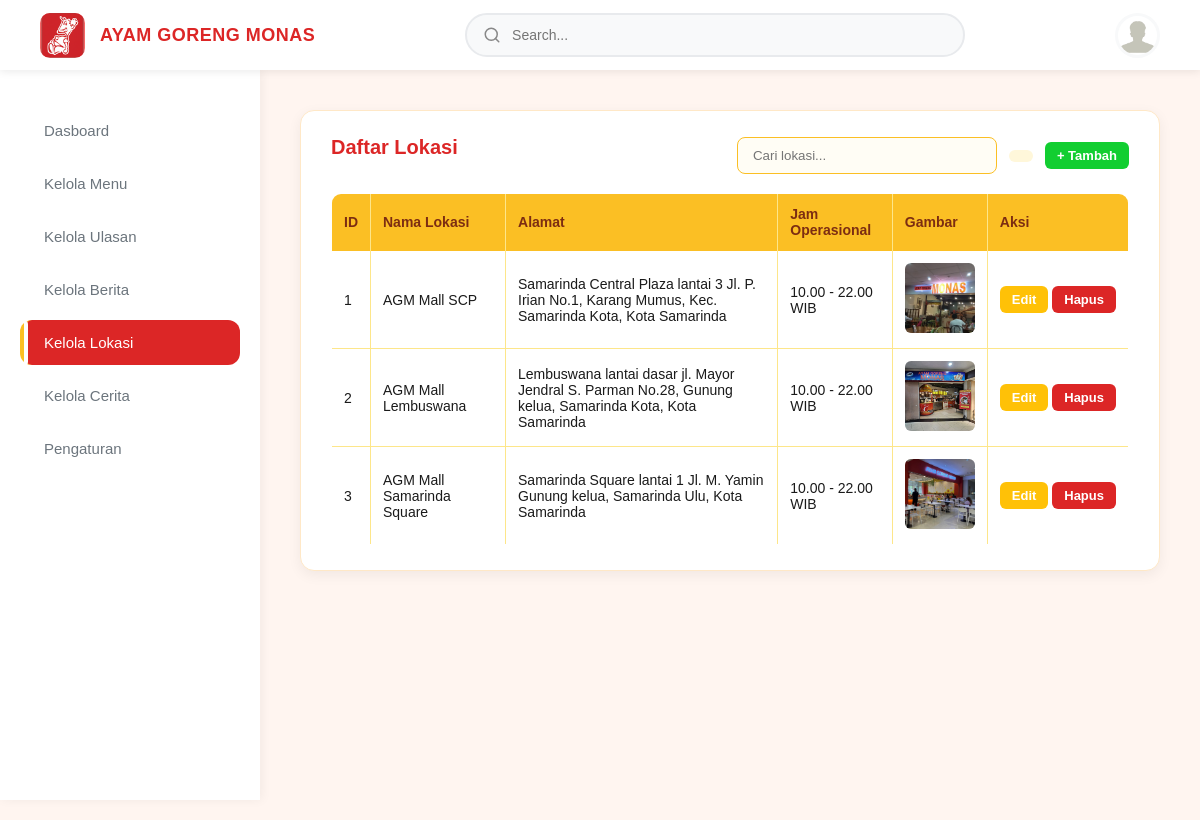
/Admin/lokasi/manage_lokasi.php, run on the app's committed database.
### tables this page shows
CREATE TABLE `lokasi` (
  `id` int NOT NULL,
  `nama` varchar(255) NOT NULL,
  `alamat` text NOT NULL,
  `jam` varchar(50) NOT NULL,
  `gambar` varchar(255) NOT NULL
);

### Admin/lokasi/manage_lokasi.php (the view, shortened to what this page needs)
<?php
include "../../conn.php";
?>
<!DOCTYPE html>
<html lang="en">
  <head>
    <link rel="stylesheet" href="../style_admin/manage_menu.css" />
  </head>
  <body>
    <?php
    include "../layout/header_admin.php";
    include "../layout/sidebar_admin.php";
    ?>
    <section class="main-content">
      <div class="table-section">
        <div class="table-header">
          <h2>Daftar Lokasi</h2>
          <div class="table-tools">
            <input type="text" placeholder="Cari lokasi..." class="search-menu">
            <button class="filter-btn">
            </button>
            <a href="tambah_lokasi.php">
              <button class="add-btn">+ Tambah</button>
            </a>
          </div>
        </div>
        <table border="1" cellpadding="8">
          <tr>
            <th>ID</th>
            <th>Nama Lokasi</th>
            <th>Alamat</th>
            <th>Jam Operasional</th>
            <th>Gambar</th>
            <th>Aksi</th>
          </tr>
          <?php
          $result = mysqli_query($conn, "SELECT * FROM lokasi");
          while ($row = mysqli_fetch_assoc($result)) {
            $namaLokasi = htmlspecialchars($row['nama'], ENT_QUOTES);
            $gambar = "-";
            if (!empty($row['gambar'])) {
              $gambar = "<img class='menu-img' src='../../Source/{$row['gambar']}'>";
            }
            echo "<tr>";
            echo "<td>{$row['id']}</td>";
            echo "<td>{$row['nama']}</td>";
            echo "<td>{$row['alamat']}</td>";
            echo "<td>{$row['jam']}</td>";
            echo "<td>$gambar</td>";
            echo "<td style='white-space: nowrap;'>
                    <a href='edit_lokasi.php?id={$row['id']}' style='display: inline-block; text-decoration: none;'><button class='edit-btn'>Edit</button></a>
                    <button class='delete-btn' onclick=\"showDeleteConfirmation({$row['id']}, '{$namaLokasi}', 'lokasi')\">Hapus</button>
                  </td>";
            echo "</tr>";
          }
          ?>
        </table>
      </div>
    </section>
  </body>
</html>

### Admin/style_admin/manage_menu.css (style rules this page uses)
* { margin: 0; padding: 0; box-sizing: border-box; font-family: "Poppins", sans-serif; }
body { background: #FFF5F0; color: #1a1a1a; }
.main-content { margin-left: 260px; margin-top: 70px; padding: 30px; min-height: calc(100vh - 70px); }
.menu-img { width: 75px; height: 75px; border-radius: 8px; object-fit: cover; }
.main-content { margin-left: 260px; margin-top: 90px; padding: 20px 40px; }
.table-section { background: #ffffff; padding: 25px 30px; border-radius: 14px; box-shadow: 0 4px 14px rgba(0,0,0,0.06); border: 1px solid #FFE8C7; }
.table-header { display: flex; align-items: center; justify-content: space-between; margin-bottom: 18px; }
.table-tools { display: flex; align-items: center; gap: 12px; margin-left: 100px; }
.search-menu { padding: 10px 15px; width: 260px; border-radius: 8px; border: 1px solid #FBBF24; background: #FFFDF5; }
.filter-btn { padding: 10px 12px; border-radius: 8px; border: 1px solid #F59E0B; background: #FFF7DA; cursor: pointer; display: flex; align-items: center; }
.add-btn { background: #12ce31 !important; color: white; border: none; padding: 10px 16px; border-radius: 8px; font-weight: 600; cursor: pointer; }
.edit-btn { background: #FFC107 !important; }
.delete-btn { background: rgb(220, 38, 38); }
.table-section table { border: 1px solid #FBBF24; }
.table-section th, .table-section td { border-right: 1px solid #FDE68A; }
.table-section tr:last-child td { border-bottom: none; }
.table-section th:last-child, .table-section td:last-child { border-right: none; }
.table-section h2 { font-size: 20px; font-weight: 700; color: #DC2626; margin-bottom: 16px; }
.table-section table { width: 100%; border-collapse: collapse; overflow: hidden; border-radius: 10px; }
.table-section th { background: #FBBF24; padding: 12px; text-align: left; color: #7C2D12; font-size: 14px; }
.table-section td { padding: 12px; background: #FFF; border-bottom: 1px solid #FDE68A; font-size: 14px; }
.table-section img { border-radius: 6px; width: 70px; height: 70px; object-fit: cover; }
.table-section button { padding: 6px 12px; border-radius: 6px; border: none; cursor: pointer; font-size: 13px; font-weight: 600; }
.table-section button:first-child { background: #FB923C; color: white; }
.table-section button:last-child { background: #DC2626; color: white; }

### data on the page
lokasi: id "1", nama "AGM Mall SCP", alamat "Samarinda Central Plaza lantai 3 Jl. P. Irian No.1, Karang Mumus, Kec. Samarinda Kota, Kota Samarinda", jam "10.00 - 22.00 WIB", gambar (picture)
lokasi: id "2", nama "AGM Mall Lembuswana", alamat "Lembuswana lantai dasar jl. Mayor Jendral S. Parman No.28, Gunung kelua, Samarinda Kota, Kota Samarinda", jam "10.00 - 22.00 WIB", gambar (picture)
lokasi: id "3", nama "AGM Mall Samarinda Square", alamat "Samarinda Square lantai 1 Jl. M. Yamin Gunung kelua, Samarinda Ulu, Kota Samarinda", jam "10.00 - 22.00 WIB", gambar (picture)
